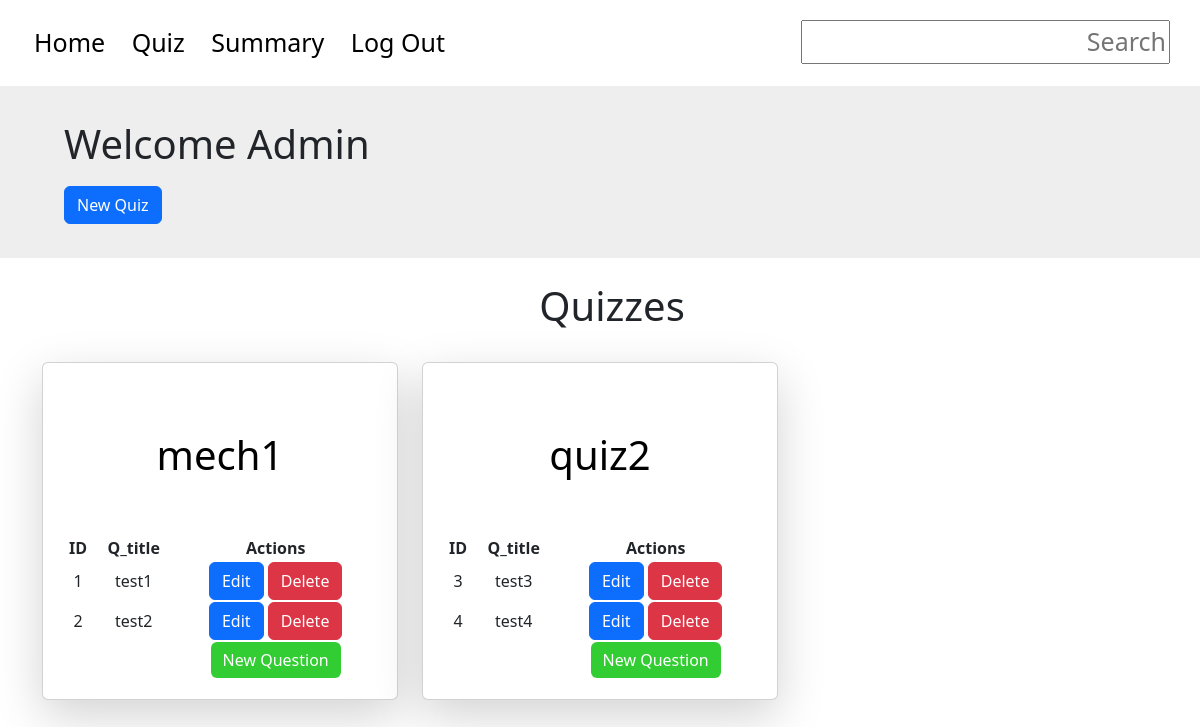
Page /admin/quiz on the earlier database version.
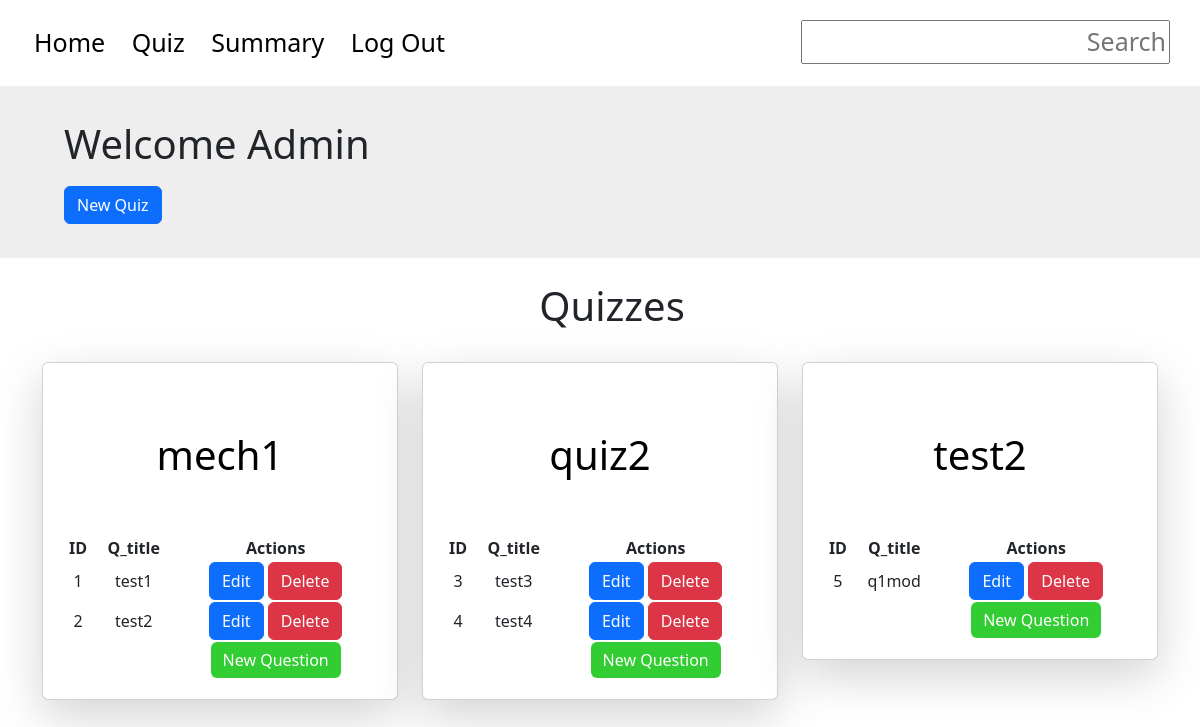
Same page on the later database version.
### tables this page shows
CREATE TABLE quizzes ( id INTEGER PRIMARY KEY AUTOINCREMENT, name TEXT NOT NULL, subject_id INTEGER NOT NULL, chapter_id INTEGER NOT NULL, date_of_quiz DATE NOT NULL, time_duration TEXT NOT NULL, remarks TEXT, FOREIGN KEY(chapter_id) REFERENCES chapters(id) ON DELETE CASCADE, FOREIGN KEY(subject_id) REFERENCES subjects(id) ON DELETE CASCADE);

CREATE TABLE questions ( id INTEGER PRIMARY KEY AUTOINCREMENT, name TEXT NOT NULL, quiz_id INTEGER NOT NULL, chapter_id INTEGER NOT NULL, subject_id INTEGER NOT NULL, question_statement TEXT NOT NULL, option1 TEXT NOT NULL, option2 TEXT NOT NULL, option3 TEXT NOT NULL, option4 TEXT NOT NULL, correct_option INTEGER NOT NULL, FOREIGN KEY(quiz_id) REFERENCES quizzes(id) ON DELETE CASCADE, FOREIGN KEY(chapter_id) REFERENCES chapters(id) ON DELETE CASCADE);

### app.py (the view)
@app.route('/admin/quiz', methods=['GET', 'POST'])
def quiz_management():
    quizzes_send = []
    conn = sqlite3.connect("app.db")
    cursor = conn.cursor()
    cursor.execute("SELECT id, name FROM quizzes")
    quizzes = cursor.fetchall()
    for quiz in quizzes:
        id = quiz[0]
        name = quiz[1]
        questions =[]
        cursor.execute('SELECT id, name FROM questions WHERE quiz_id = ?', (id,))
        quizzes = cursor.fetchall()
        for quiz in quizzes:
            question_id = quiz[0]
            question_name = quiz[1]
            questions.append({'id': question_id, 'name': question_name})
        quizzes_send.append({'id': id, 'name': name, 'questions': questions})
    conn.close()
    return render_template('quiz_management.html', quizzes = quizzes_send)

### templates/quiz_management.html (shortened to what this page needs)
<!DOCTYPE html>
<html lang="en">
<head>
    <link href="https://cdn.jsdelivr.net/npm/bootstrap@5.3.0/dist/css/bootstrap.min.css" rel="stylesheet">
</head>
<header class="container p-4 vh-20 vw-100" style="font-size: 25px; text-align: left; margin-left:0px;">
    <div>
        <a href='/admin/dashboard'>
            Home
        </a>
        <a href="/admin/quiz">
            Quiz
        </a>
        <a href="/admin/summary">
            Summary
        </a>
        <a href="">
            Log Out
        </a>
        <div style="position: absolute; right: 0; top: 0; padding-top: 20px; padding-right: 30px">
            <input type="text" placeholder="Search" style="text-align: right; position: right">
        </div>
    </div>
</header>
<body>
    <div class="container-lg p-4 vh-20 vw-100" style="background-color: #EEE; max-width:100%">
        <h1 style="padding-left: 40px; padding-top: 10px;">Welcome Admin</h1>
        <div style="padding-left: 40px; padding-top: 10px; padding-bottom: 10px">
            <a href="{{ url_for('new_quiz')}}"class="btn btn-primary">New Quiz</a>
        </div>
    </div>
    <div class="container vw-100"  style="text-align:center">
        <div class="container vw-100 p-4" style="text-align: center;">
            <h1>Quizzes</h1>
        </div>
        <div class="row">
            {% for quiz in quizzes %}
            <div class="col-lg-4 col-md-6 col-sm-12 mb-3">
                <div class="card p-1 shadow-lg ">
                    <div class="card-body">
                        <div class="p-4">
                            <a href="{{ url_for('edit_quiz', quiz_id = quiz['id']) }}">
                                <h1 class="text-center">
                                    {{ quiz['name'] }}
                                </h1>
                            </a>
                        </div>
                        <table style="width: 100%; text-align: center;">
                            <tr>
                                <th>ID</th>
                                <th>Q_title</th>
                                <th> Actions </th>
                            </tr>
                            {% for question in quiz['questions'] %}
                            <tr>
                                <td>{{ question['id'] }}</td>
                                <td>{{ question['name'] }}</td>
                                <td inline>
                                    <a href="{{ url_for('edit_question', quiz_id = quiz['id'], question_id = question['id']) }}" class="btn btn-primary">
                                        Edit
                                    </a>
                                    <a href="{{ url_for('delete_question', quiz_id = quiz['id'], question_id = question['id']) }}" class="btn btn-danger">
                                        Delete
                                    </a>
                                </td>
                            </tr>
                            {% endfor %}
                            <tr class="p-4">
                                <td></td>
                                <td></td>
                                <td class="actions">
                                    <a href="{{ url_for('new_question', subject_id = quiz['subject_id'], quiz_id = quiz['id']) }}" class = "btn btn-primary" style="background-color: limegreen; border: limegreen;">
                                        New Question
                                    </a>
                                </td>
                            </tr>
                        </table>
                    </div>
                </div>
            </div>
            {% endfor %}
        </div>
    </div>
</body>

### templates/quiz_management.html (style rules this page uses)
a { color: #000; text-decoration: none; padding-left: 10px; padding-right: 10px; }

Differences in the rows shown:
added quizzes: name "test2"
added questions: id "5", name "q1mod", shown under "test2"
